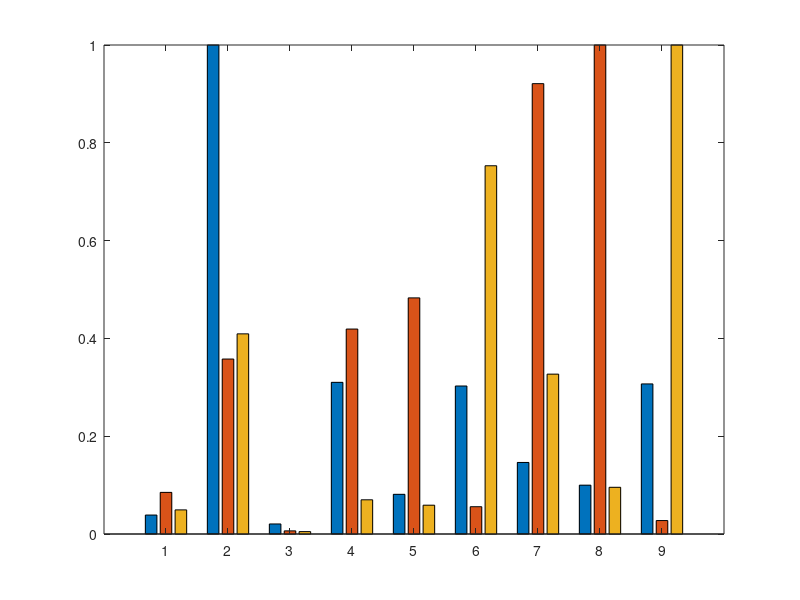

MATLAB code to generate this figure: (Note: this script raises an error after producing the figure.)
load('r1000.mat');
%order of norm_EE_mean (FabD,FabH,FabG,FabZ,FabI,TesA,FabF,FabA,FabB)
bar_labels = {'D','H','G','Z','A','F','B','I','T'};
reorder_norm_EE_mean_total_FA = [norm_EE_mean_total_FA(1:4) norm_EE_mean_total_FA(8) norm_EE_mean_total_FA(7) norm_EE_mean_total_FA(9) norm_EE_mean_total_FA(5:6)];
reorder_norm_EE_mean_unsat_frac = [norm_EE_mean_unsat_frac(1:4) norm_EE_mean_unsat_frac(8) norm_EE_mean_unsat_frac(7) norm_EE_mean_unsat_frac(9) norm_EE_mean_unsat_frac(5:6)];
reorder_norm_EE_mean_avg_chain = [norm_EE_mean_avg_chain(1:4) norm_EE_mean_avg_chain(8) norm_EE_mean_avg_chain(7) norm_EE_mean_avg_chain(9) norm_EE_mean_avg_chain(5:6)];
figure()
color = bar([reorder_norm_EE_mean_total_FA;reorder_norm_EE_mean_unsat_frac;reorder_norm_EE_mean_avg_chain]');
color(1).FaceColor = 'k';
color(2).FaceColor = 'r';
color(3).FaceColor = 'c';
set(gca,'xticklabel',bar_labels)
legend('Production','Unsaturation','Chain Length','Location','best')
ylim([0 1.1])
ylabel('Normalized EE','FontSize',18)
title('Fig 3E Sensitivity Analysis','FontSize',18)  